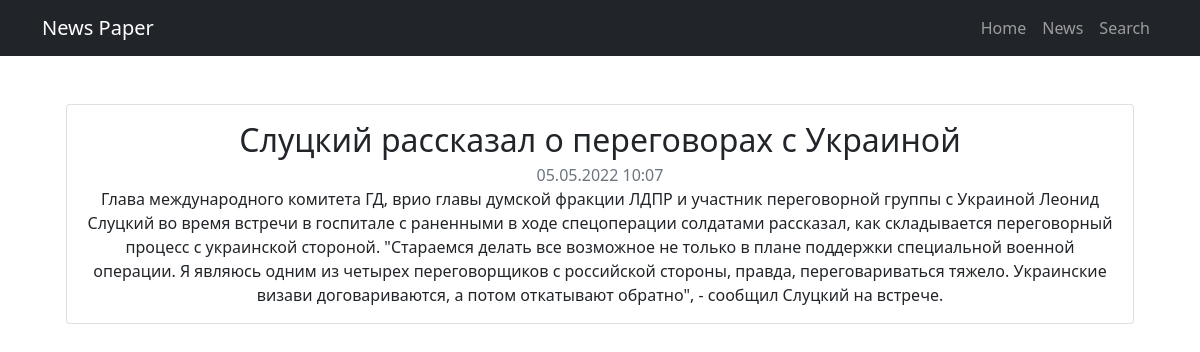
Screenshot of /news/10 with the database file from the repository.
### news/models.py (models this page shows, shortened)
class Post(models.Model):
    NEWS = "NW"
    ARTICLE = "AR"
    TYPE_CHOICES = [
        (NEWS, "news"),
        (ARTICLE, "article"),
    ]
    author = models.ForeignKey(Author, on_delete=models.CASCADE)
    type = models.CharField(max_length=2, choices=TYPE_CHOICES, default=ARTICLE)
    title = models.CharField(max_length=128)
    text = models.TextField()
    rating = models.SmallIntegerField(default=0)
    created_at = models.DateTimeField(auto_now_add=True)
    categories = models.ManyToManyField(Category, through="PostCategory")

### news/views.py (the view)
# urls.py: path("<int:pk>", PostDetail.as_view(), name="post_detail"),
class PostDetail(DetailView):
    model = Post
    template_name = "post.html"
    context_object_name = "post"

### news/templatetags/custom_filters.py (called while the page is built)
@register.filter(name="censor")
def censor(value):
    for bad_word in BAD_WORDS:
        for match in re.finditer(bad_word, value):
            value = value[: match.start()] + "*" * len(bad_word) + value[match.end() :]
    return value

### templates/post.html (shortened to what this page needs)
{% extends 'default.html' %}
{% load custom_filters %}
{% block content %}
<div class='page__post card m-4'>
  <div class='card-body'>
    <h2 class='header__title card-title'>{{ post.title|censor }}</h2>
    <p class='header__created-at card-subtitle text-muted'>{{ post.created_at|date:"d.m.Y H:i" }}</p>
    <p class='post__content card-text'>
      {{ post.text|censor }}
    </p>
  </div>
</div>
{% endblock content %}

### rows the page displays
Post: title|censor "Слуцкий рассказал о переговорах с Украиной", created_at "05.05.2022 10:07", text|censor "Глава международного комитета ГД, врио главы думской фракции ЛДПР и участник переговорной группы с Украиной Леонид Слуцкий во время встречи в госпитале с раненными в ходе спецоперации солдатами рассказал, как складывается переговорный процесс с украинской стороной. \"Стараемся делать все возможное не только в плане поддержки специальной военной операции. Я являюсь одним из четырех переговорщиков с российской стороны, правда, переговариваться тяжело. Украинские визави договариваются, а потом откатывают обратно\", - сообщил Слуцкий на встрече."
